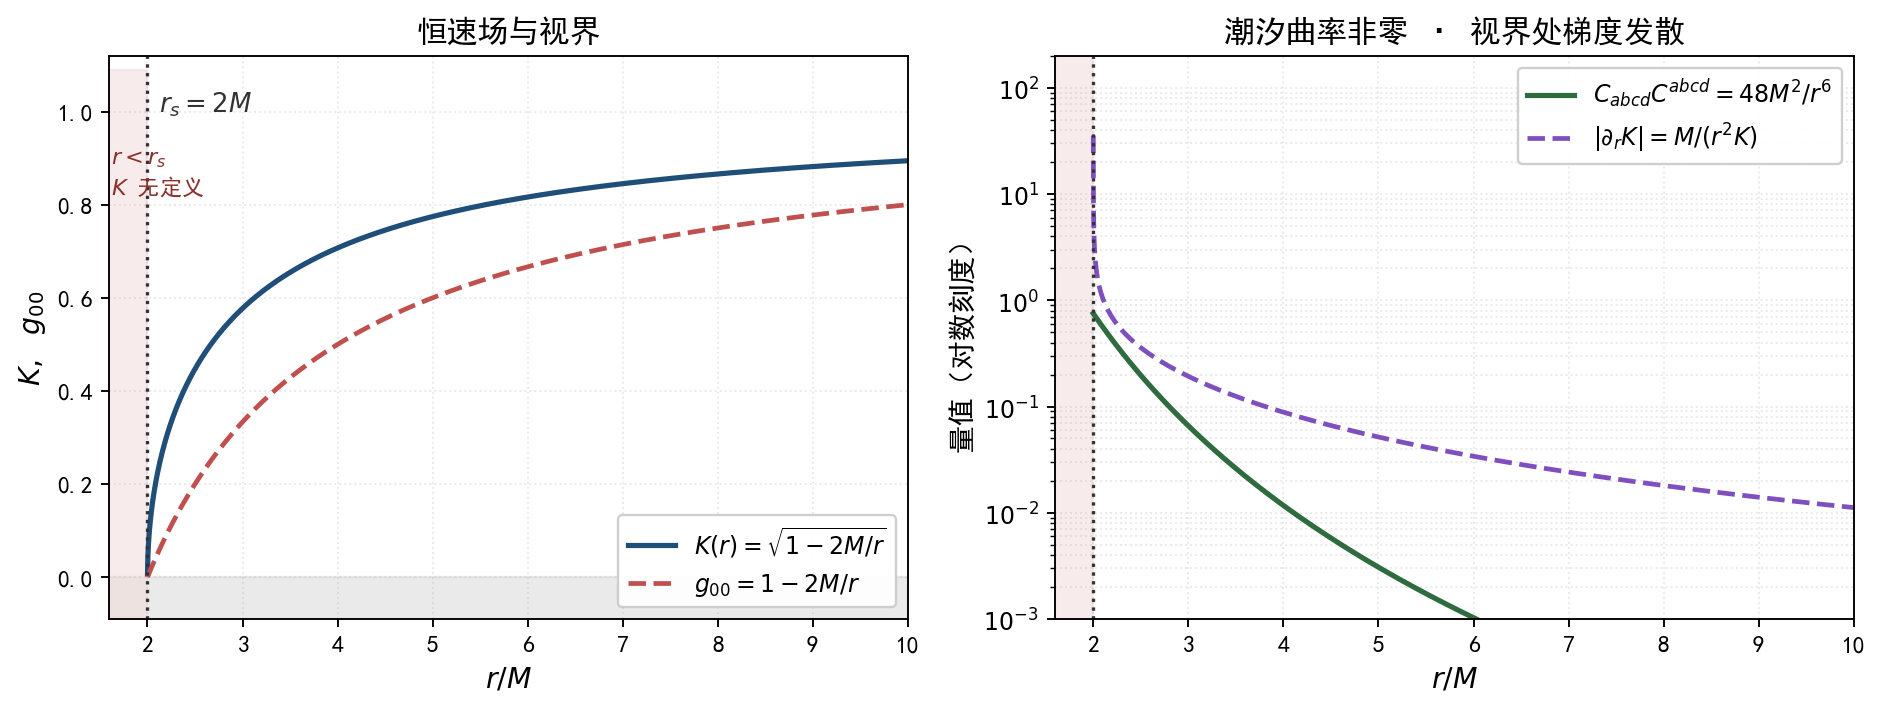

Here is the Python script that generated this plot:
# -*- coding: utf-8 -*-
"""第 6 章配图：恒速场 K(r) 与 Schwarzschild 视界。"""
import numpy as np
import matplotlib
matplotlib.use("Agg")
import matplotlib.pyplot as plt

plt.rcParams["font.sans-serif"] = ["SimHei", "Arial Unicode MS", "DejaVu Sans"]
plt.rcParams["axes.unicode_minus"] = False

M = 1.0
rs = 2.0 * M
r = np.linspace(rs + 1e-4, 10.0 * M, 4000)

F = 1.0 - 2.0 * M / r          # g_00 = K^2
K = np.sqrt(F)                 # 恒速场
dK = M / (r ** 2 * np.sqrt(F)) # dK/dr
I = 48.0 * M ** 2 / r ** 6     # C_abcd C^abcd

fig, (ax1, ax2) = plt.subplots(1, 2, figsize=(11.2, 4.3))

# ---- 左图：K(r) 与 g_00(r)，视界位置 ----
ax1.plot(r, K, color="#1f4e79", lw=2.2, label=r"$K(r)=\sqrt{1-2M/r}$")
ax1.plot(r, F, color="#c0504d", lw=2.0, ls="--", label=r"$g_{00}=1-2M/r$")
ax1.axvline(rs, color="#333333", lw=1.4, ls=":")
ax1.axhspan(-0.09, 0.0, color="#d9d9d9", alpha=0.55, zorder=0)
ax1.fill_betweenx([-0.09, 1.09], 1.6, rs, color="#f2dcdb", alpha=0.55, zorder=0)
ax1.text(rs + 0.12, 1.00, r"$r_s=2M$", fontsize=11, color="#333333")
ax1.text(1.62, 0.92, r"$r<r_s$" "\n" r"$K$ 无定义", fontsize=9.5,
         color="#8c2f2c", va="top", ha="left")
ax1.set_xlim(1.6, 10.0)
ax1.set_ylim(-0.09, 1.12)
ax1.set_xlabel(r"$r/M$", fontsize=12)
ax1.set_ylabel(r"$K,\ \ g_{00}$", fontsize=12)
ax1.set_title("恒速场与视界", fontsize=13)
ax1.legend(loc="lower right", fontsize=10, framealpha=0.95)
ax1.grid(alpha=0.28, ls=":")

# ---- 右图：Weyl 不变量与 K 的梯度（对数刻度）----
ax2.semilogy(r, I, color="#2e6b3e", lw=2.2,
             label=r"$C_{abcd}C^{abcd}=48M^2/r^6$")
ax2.semilogy(r, dK, color="#7f4fbf", lw=2.0, ls="--",
             label=r"$|\partial_r K|=M/(r^2K)$")
ax2.axvline(rs, color="#333333", lw=1.4, ls=":")
ax2.fill_betweenx([1e-3, 2e2], 1.6, rs, color="#f2dcdb", alpha=0.55, zorder=0)
ax2.set_xlim(1.6, 10.0)
ax2.set_ylim(1e-3, 2e2)
ax2.set_yticks([1e-3, 1e-2, 1e-1, 1e0, 1e1, 1e2])
ax2.set_yticklabels([r"$10^{-3}$", r"$10^{-2}$", r"$10^{-1}$",
                     r"$10^{0}$", r"$10^{1}$", r"$10^{2}$"])
ax2.set_xlabel(r"$r/M$", fontsize=12)
ax2.set_ylabel("量值（对数刻度）", fontsize=12)
ax2.set_title("潮汐曲率非零 · 视界处梯度发散", fontsize=13)
ax2.legend(loc="upper right", fontsize=10, framealpha=0.95)
ax2.grid(alpha=0.28, ls=":", which="both")

fig.tight_layout()
fig.savefig("invariant-speed-horizon.png", dpi=170, bbox_inches="tight")
print("saved invariant-speed-horizon.png")
print("K(2M+eps) ->", K[0], " ; I(rs) =", 48 * M ** 2 / rs ** 6)
